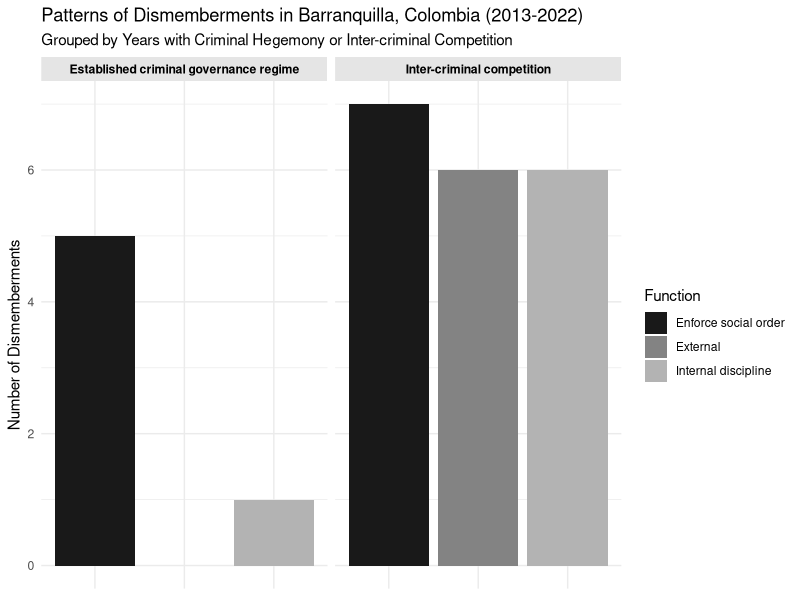
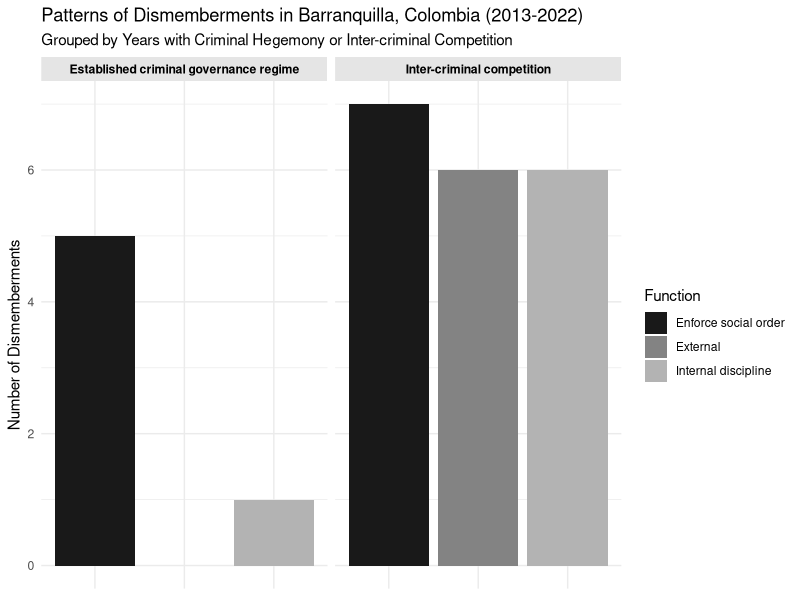

Recreate these plots in R, in order.
## ---- chunk 1
knitr::opts_chunk$set(echo = TRUE)
library(tidyverse)
## ---- chunk 2
dismemberments <- read_csv("./Dismemberments_Barranquilla.csv")
## ---- chunk 3
#Add an indicator of competition or not
dismemberments <- dismemberments |> 
  mutate(competition = if_else(
    year == 2013 | year == 2016 | year == 2017 | 
      year == 2021 | year == 2022, 1, 0
   )) |> 
  relocate(competition, .after = year)
## ---- chunk 4
graph1_black_ <- ggplot(dismemberments, aes(x = `function`, fill = `function`)) +
  geom_bar(stat = "count") +
  labs(title = "Patterns of Dismemberments in Barranquilla, Colombia (2013-2022)",
       subtitle = "Grouped by Years with Criminal Hegemony or Inter-criminal Competition",
       x = NULL, 
       y = "Number of Dismemberments",
       fill = "Function") +
  theme_minimal() +
  theme(
    axis.text.x = element_blank(),
    axis.title.x = element_blank(),
    strip.background = element_rect(fill = "gray90", color = NA),
    strip.text = element_text(face = "bold", color = "black")
  ) +
  scale_fill_grey(start = 0.1, end = 0.7) +
  facet_wrap(~competition, 
             labeller = as_labeller(c(`0` = "Established criminal governance regime",
                                      `1` = "Inter-criminal competition")))

ggsave("dismemberment_graph.pdf", plot = last_plot(), width = 7, height = 5)
ggsave("dismemberment_graph.png", plot = last_plot(), width = 7, height = 5, dpi = 600)
